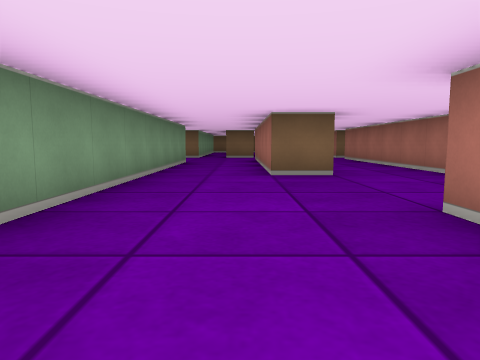
View 1 (above)

24 first-person views from a walk through a cub3D ray-caster map. The camera is about half as high as the walls, tilts 6° down and sees 70° across. The floor is counted in squares. Each view is taken from the middle of a square. On the plan, view 1 faces up. The plan holds only what a view shows up to about 9 squares ahead; the rest is blank.

View 2
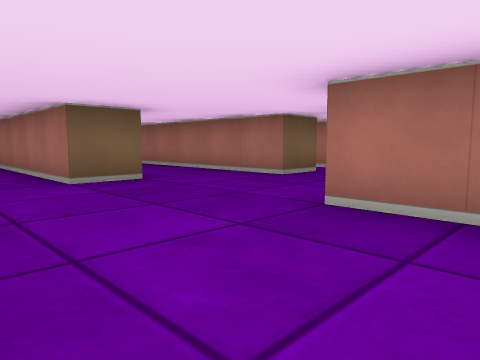

View 3
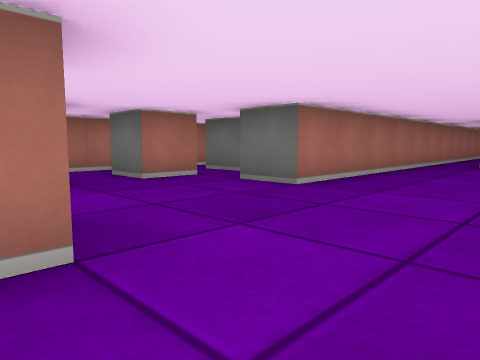

View 4
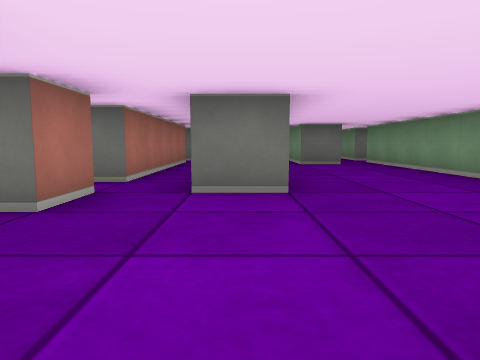

View 5
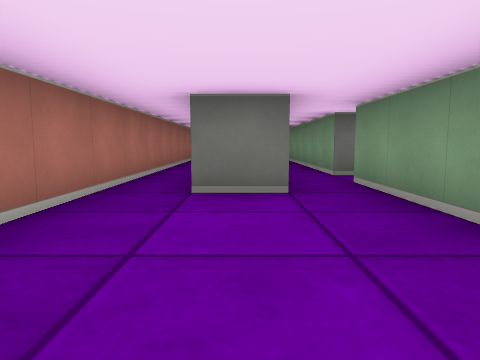

View 6
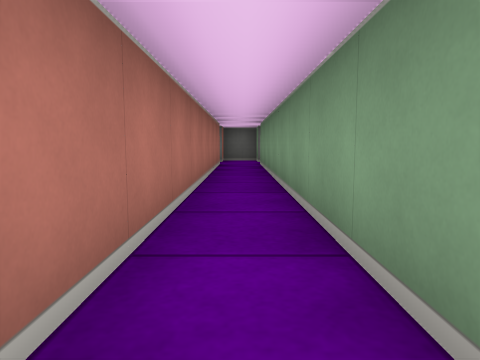

View 7
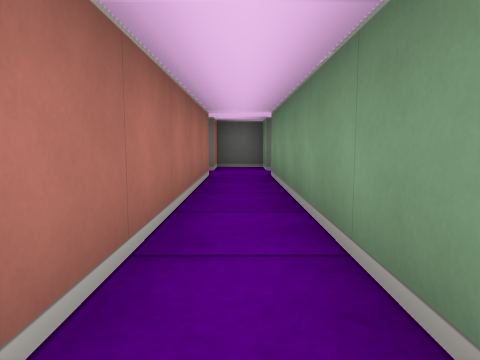

View 8
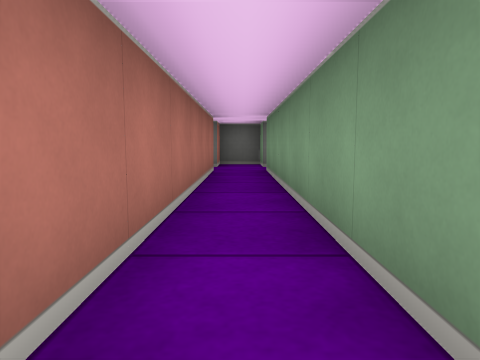

View 9
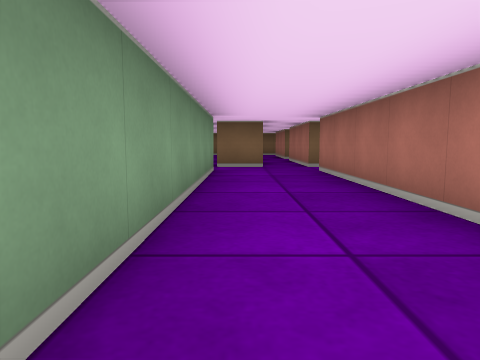

View 10
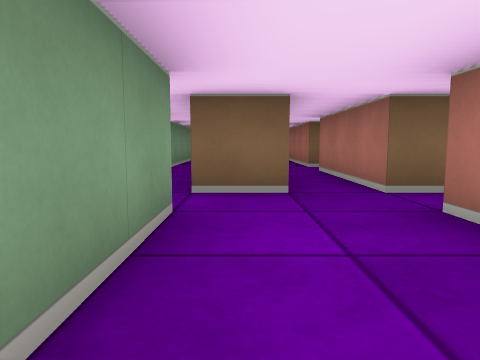

View 11
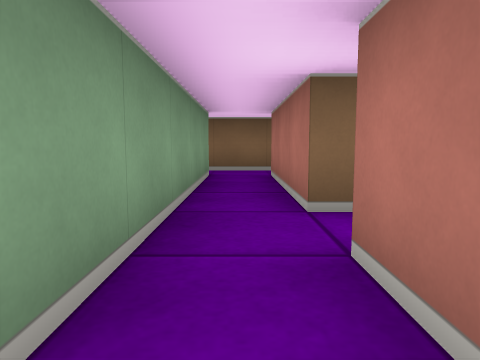

View 12
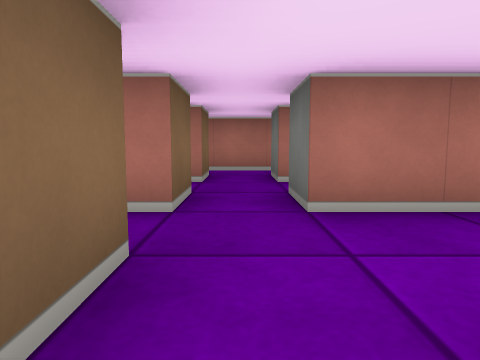

View 13
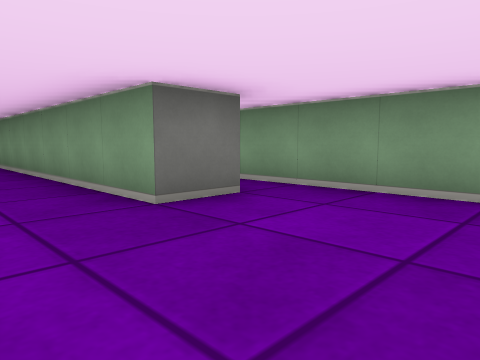

View 14
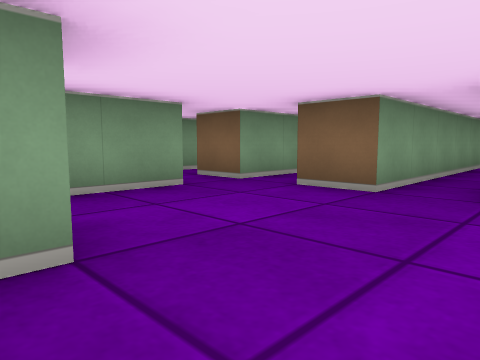

View 15
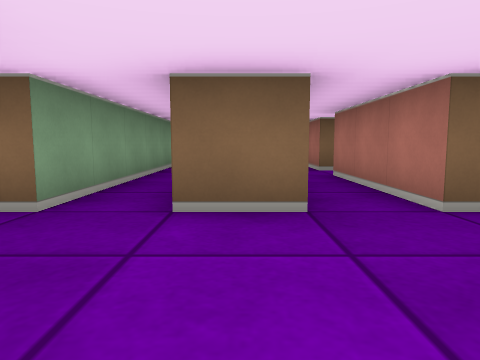

View 16
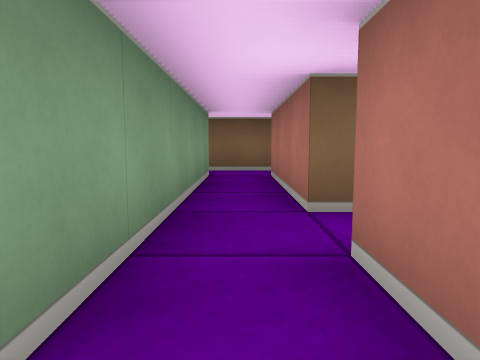

View 17
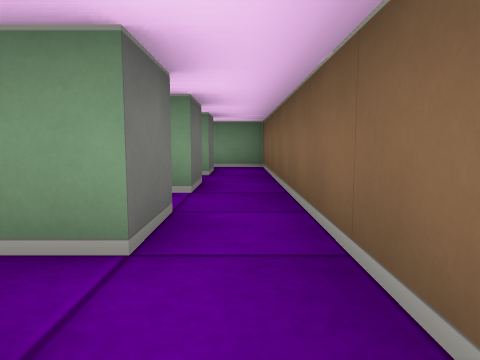

View 18
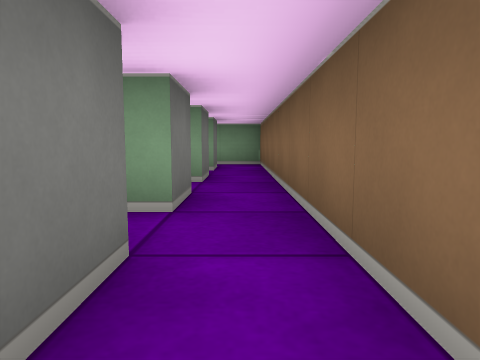

View 19
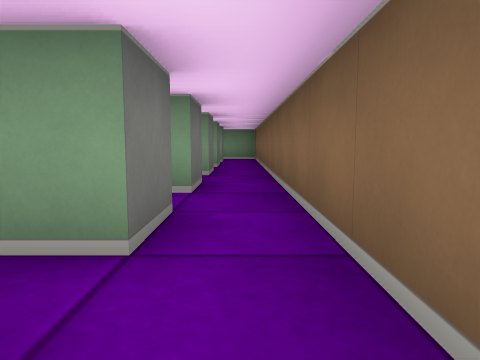

View 20
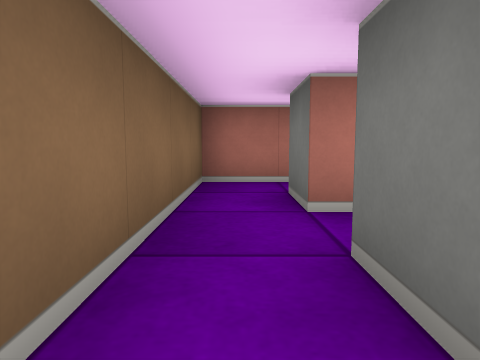

View 21
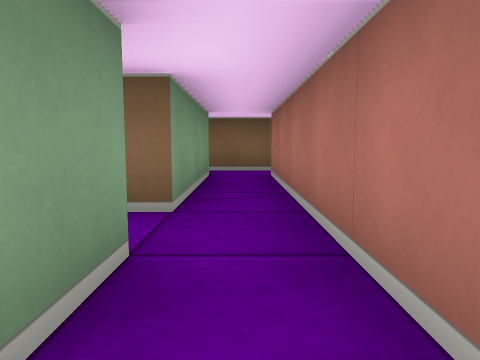

View 22
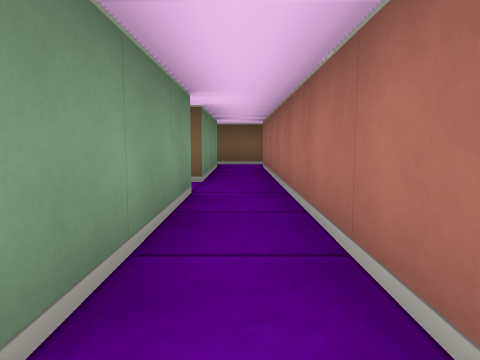

View 23
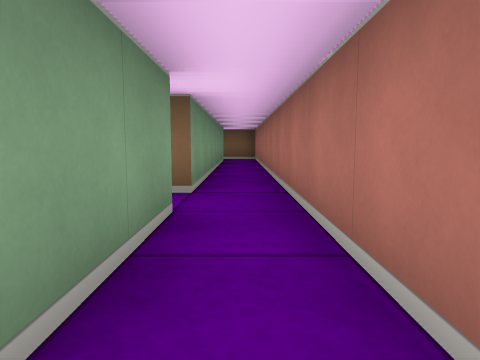

View 24
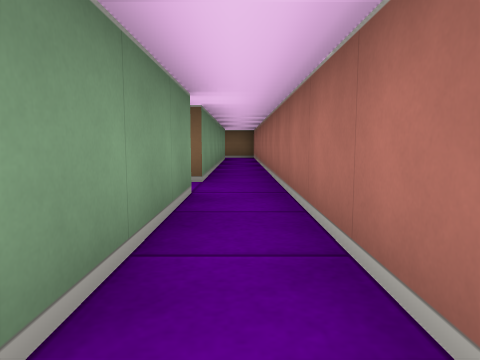

### Floor plan
Points are (right, up) in squares from view 1. A wall is a line through its corners. A room is listed if a view was taken in it or the views show most of it. See-through windows are left out.
Room 1 (views 1, 2, 3, 4, 5, 6, 7, 8, 9, 10, 11, 14, 15, 16, 18, 20, 21, 22)
walls: (3.5, 2.4) (3.5, 3.5) (4.5, 3.5); (4.6, 4.5) (3.5, 4.5) (3.5, 11.5) (4.5, 11.5); (5.5, 3) (5.5, 5.2); (-2.5, 9.5) (-1.5, 9.5) (-1.5, -3.5); (1.5, 11.5) (1.5, 5.5) (0.5, 5.5) (0.5, 9.6); (-0.5, 12.5) (-0.5, 15.5); (-0.6, -2.5) (0.5, -2.5) (0.5, -3.1); (2.6, 12.5) (1.5, 12.5); (-3.5, 11.6) (-3.5, 8.5); (3.5, -3) (3.5, 1.5) (4.5, 1.5); (5.5, 12.5) (5.5, 19.5); (0.5, -4.6) (0.5, -12.5); (4.5, 15.5) (4.5, 12.5) (3.5, 12.5) (3.5, 15.5); (-0.5, 16.5) (-0.5, 19.5); (3.5, 16.5) (3.5, 19.5) (4.5, 19.5) (4.5, 16.5) (3.5, 16.5); (-3.5, 17.5) (-3.5, 12.5) (-4.5, 12.5); (2.5, 19.5) (2.5, 14.6); (-2.5, 19.5) (-1.5, 19.5) (-1.5, 12.5) (-2.5, 12.5); (-4.5, 19.5) (-3.5, 19.5); (-0.5, 20.5) (-4.5, 20.5); (5.5, 20.5) (2.5, 20.5); (1.5, -12.5) (1.5, 2.5) (2.5, 2.5); (0.5, -13.5) (0.5, -14.5) (1.5, -14.5) (1.5, -13.5)
ways out: opening at (0, 16) to room 2; opening at (0, 20) to room 2; opening at (0.5, 12) to room 2; opening at (2, 20) to room 2; opening at (6, 12) to room 3; opening at (6, 20) to room 3; opening at (-4, 12); opening at (-4, 20); opening at (-2, -4); opening at (-1, -3)
Room 2 (views 12, 13, 17)
walls: (1.5, 19.5) (2.5, 19.5); (-0.5, 19.5) (0.5, 19.5) (0.5, 16.5); (2.5, 20.5) (-0.5, 20.5)
ways out: opening at (0, 16) to room 1; opening at (0, 20) to room 1; opening at (0.5, 12) to room 1; opening at (2, 20) to room 1
Room 3 (views 19, 23, 24)
walls: (7.5, 8.6) (7.5, 20.5) (5.5, 20.5); (5.5, 11.5) (6.5, 11.5) (6.5, 8.6); (6.5, 17.8) (6.5, 12.5) (5.5, 12.5); (5.5, 19.5) (6.5, 19.5)
ways out: opening at (6, 12) to room 1; opening at (6, 20) to room 1

Positions as (right, up) in squares from view 1, and headings:
1: (0, 0), facing up
2: (-1, 1), facing up-right
3: (-1, 6), facing down-right
4: (2, 6), facing down
5: (0, 1), facing down
6: (1, -4), facing down
7: (1, -7), facing down
8: (1, -6), facing down
9: (2, 5), facing up
10: (2, 9), facing up
11: (3, 14), facing up
12: (1, 12), facing right
13: (0, 12), facing down-left
14: (0, 9), facing up-left
15: (-2, 10), facing up
16: (-1, 14), facing up
17: (2, 20), facing left
18: (3, 20), facing left
19: (6, 20), facing left
20: (3, 20), facing right
21: (5, 14), facing up
22: (5, 12), facing up
23: (7, 9), facing up
24: (7, 8), facing up
